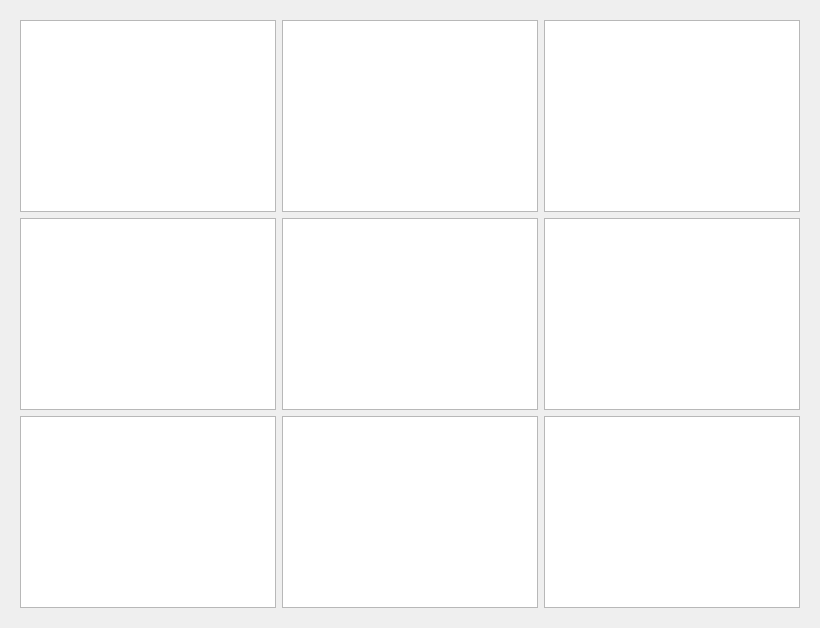
             <widget class="QWidget" name="tab_amplitudeGrid">
              <attribute name="title">
               <string>A(f) grid</string>
              </attribute>
              <layout class="QVBoxLayout" name="verticalLayout_9">
               <item>
                <widget class="QWidget" name="widget" native="true">
                 <layout class="QGridLayout" name="gridLayout_5">
                  <item row="0" column="0">
                   <layout class="QGridLayout" name="gridLayout">
                    <item row="0" column="0">
                     <widget class="PlotWidget" name="pw_amplgrid_0"/>
                    </item>
                    <item row="0" column="2">
                     <widget class="PlotWidget" name="pw_amplgrid_2"/>
                    </item>
                    <item row="0" column="1">
                     <widget class="PlotWidget" name="pw_amplgrid_1"/>
                    </item>
                    <item row="1" column="0">
                     <widget class="PlotWidget" name="pw_amplgrid_3"/>
                    </item>
                    <item row="1" column="2">
                     <widget class="PlotWidget" name="pw_amplgrid_5"/>
                    </item>
                    <item row="1" column="1">
                     <widget class="PlotWidget" name="pw_amplgrid_4"/>
                    </item>
                    <item row="2" column="0">
                     <widget class="PlotWidget" name="pw_amplgrid_6"/>
                    </item>
                    <item row="2" column="1">
                     <widget class="PlotWidget" name="pw_amplgrid_7"/>
                    </item>
                    <item row="2" column="2">
                     <widget class="PlotWidget" name="pw_amplgrid_all"/>
                    </item>
                   </layout>
                  </item>
                 </layout>
                </widget>
               </item>
              </layout>
             </widget>
